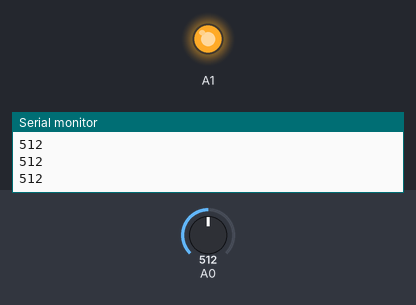
A sketch run on a simulated Arduino Uno, built with avr-gcc and run on an emulated ATmega328P. On the bench: output pins drawn as LEDs (lit = HIGH), the last lines printed to the serial monitor. The test bench sets the inputs (shaded band); at power-on: A0 = 512.

Above: at 1.2 s.
1.3 s: A0 set to 135
2.8 s: A0 set to 120
At 3.8 s:
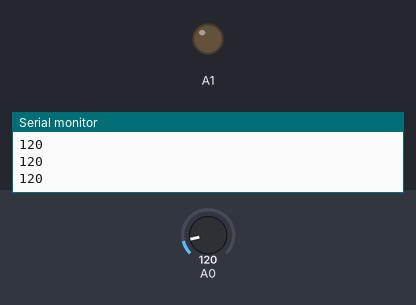
4.3 s: A0 set to 306
At 4.9 s:
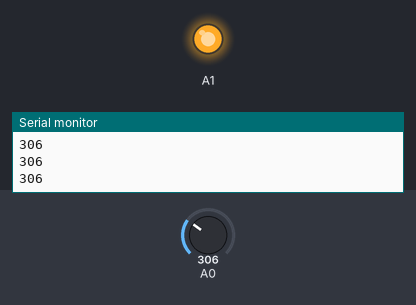
5.8 s: A0 set to 122
At 6.1 s:
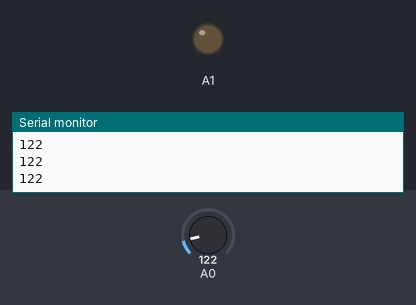
Timing chart, 0 to 8.3 s (numbered marks = the images above; inputs shaded):
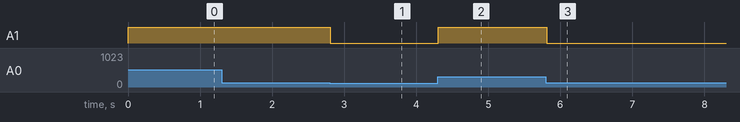

Measured:
- the behaviour switches between 128 and 127 on A0 (found by bisection; images 0 and 1)
- after the input at 2.8 s, A1: HIGH → LOW at once
- after the input at 4.3 s, A1: LOW → HIGH at once
- after the input at 5.8 s, A1: HIGH → LOW at once

The sketch:

pot_led.ino
```cpp
int a;
void setup() {
  Serial.begin(9600);
  pinMode(A0,INPUT);
  pinMode(A1,OUTPUT);
}

void loop() {
  a = analogRead(A0);
  Serial.println(a);
  analogWrite(A1, a);
//  delay(1000);
}
```
